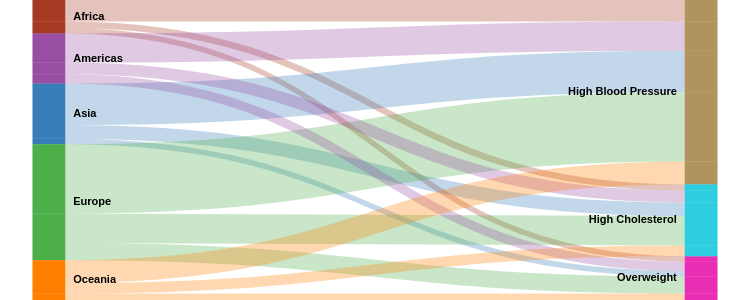

This figure's Vega-Lite source:
### Vega specification from a JSON file in a GitHub repository (floating-point values rounded to 4 significant figures)
{"$schema": "https://vega.github.io/schema/vega/v5.2.json", "height": 300, "width": 750, "data": [{"name": "rawData", "values": [{"key": {"stk1": "Africa", "stk2": "Overweight"}, "doc_count": 18.47}, {"key": {"stk1": "Africa", "stk2": "High Cholesterol"}, "doc_count": 21.34}, {"key": {"stk1": "Africa", "stk2": "High Blood Pressure"}, "doc_count": 71.8}, {"key": {"stk1": "Asia", "stk2": "Overweight"}, "doc_count": 18.18}, {"key": {"stk1": "Asia", "stk2": "High Cholesterol"}, "doc_count": 45.59}, {"key": {"stk1": "Asia", "stk2": "High Blood Pressure"}, "doc_count": 138.5}, {"key": {"stk1": "Europe", "stk2": "Overweight"}, "doc_count": 57.43}, {"key": {"stk1": "Europe", "stk2": "High Cholesterol"}, "doc_count": 98.45}, {"key": {"stk1": "Europe", "stk2": "High Blood Pressure"}, "doc_count": 231.4}, {"key": {"stk1": "Americas", "stk2": "Overweight"}, "doc_count": 30.86}, {"key": {"stk1": "Americas", "stk2": "High Cholesterol"}, "doc_count": 39.15}, {"key": {"stk1": "Americas", "stk2": "High Blood Pressure"}, "doc_count": 97.32}, {"key": {"stk1": "Oceania", "stk2": "Overweight"}, "doc_count": 21.37}, {"key": {"stk1": "Oceania", "stk2": "High Cholesterol"}, "doc_count": 35.42}, {"key": {"stk1": "Oceania", "stk2": "High Blood Pressure"}, "doc_count": 76.09}], "transform": [{"type": "formula", "expr": "datum.key.stk1", "as": "stk1"}, {"type": "formula", "expr": "datum.key.stk2", "as": "stk2"}, {"type": "formula", "expr": "datum.doc_count", "as": "size"}]}, {"name": "nodes", "source": "rawData", "transform": [{"type": "filter", "expr": "!groupSelector || groupSelector.stk1 == datum.stk1 || groupSelector.stk2 == datum.stk2"}, {"type": "formula", "expr": "datum.stk1+datum.stk2", "as": "key"}, {"type": "fold", "fields": ["stk1", "stk2"], "as": ["stack", "grpId"]}, {"type": "formula", "expr": "datum.stack == 'stk1' ? datum.stk1+' '+datum.stk2 : datum.stk2+' '+datum.stk1", "as": "sortField"}, {"type": "stack", "groupby": ["stack"], "sort": {"field": "sortField", "order": "descending"}, "field": "size"}, {"type": "formula", "expr": "(datum.y0+datum.y1)/2", "as": "yc"}]}, {"name": "groups", "source": "nodes", "transform": [{"type": "aggregate", "groupby": ["stack", "grpId"], "fields": ["size"], "ops": ["sum"], "as": ["total"]}, {"type": "stack", "groupby": ["stack"], "sort": {"field": "grpId", "order": "descending"}, "field": "total"}, {"type": "formula", "expr": "scale('y', datum.y0)", "as": "scaledY0"}, {"type": "formula", "expr": "scale('y', datum.y1)", "as": "scaledY1"}, {"type": "formula", "expr": "datum.stack == 'stk1'", "as": "rightLabel"}, {"type": "formula", "expr": "datum.total/domain('y')[1]", "as": "percentage"}]}, {"name": "destinationNodes", "source": "nodes", "transform": [{"type": "filter", "expr": "datum.stack == 'stk2'"}]}, {"name": "edges", "source": "nodes", "transform": [{"type": "filter", "expr": "datum.stack == 'stk1'"}, {"type": "lookup", "from": "destinationNodes", "key": "key", "fields": ["key"], "as": ["target"]}, {"type": "linkpath", "orient": "horizontal", "shape": "diagonal", "sourceY": {"expr": "scale('y', datum.yc)"}, "sourceX": {"expr": "scale('x', 'stk1') + bandwidth('x')"}, "targetY": {"expr": "scale('y', datum.target.yc)"}, "targetX": {"expr": "scale('x', 'stk2')"}}, {"type": "formula", "expr": "range('y')[0]-scale('y', datum.size)", "as": "strokeWidth"}, {"type": "formula", "expr": "datum.size/domain('y')[1]", "as": "percentage"}]}], "scales": [{"name": "x", "type": "band", "range": "width", "domain": ["stk1", "stk2"], "paddingOuter": 0.05, "paddingInner": 0.95}, {"name": "y", "type": "linear", "range": "height", "domain": {"data": "nodes", "field": "y1"}}, {"name": "color", "type": "ordinal", "range": ["#a53922", "#377eb8", "#4daf4a", "#984ea3", "#ff7f00"], "domain": {"data": "rawData", "field": "stk1"}}, {"name": "color2", "type": "ordinal", "range": ["#ea2eb4", "#2ecde0", "#b1935e"], "domain": {"data": "rawData", "field": "stk2"}}, {"name": "stackNames", "type": "ordinal", "range": ["Continent", "Risk Factor"], "domain": ["stk1", "stk2"]}], "axes": [{"orient": "bottom", "scale": "x", "domain": false, "ticks": false, "labels": false, "encode": {"labels": {"update": {"text": {"scale": "stackNames", "field": "value"}}}}}, {"orient": "left", "scale": "y", "domain": false, "ticks": false, "labels": false}], "marks": [{"type": "path", "name": "edgeMark", "from": {"data": "edges"}, "clip": true, "encode": {"update": {"stroke": [{"test": "groupSelector && groupSelector.stack=='stk1'", "scale": "color", "field": "stk2"}, {"scale": "color", "field": "stk1"}], "strokeWidth": {"field": "strokeWidth"}, "path": {"field": "path"}, "strokeOpacity": {"signal": "!groupSelector && (groupHover.stk1 == datum.stk1 || groupHover.stk2 == datum.stk2) ? 0.9 : 0.3"}, "zindex": {"signal": "!groupSelector && (groupHover.stk1 == datum.stk1 || groupHover.stk2 == datum.stk2) ? 1 : 0"}, "tooltip": {"signal": "{'Continent: ': datum.stk1, 'Risk Factor: ': datum.stk2, 'Death Rate (per 100,000 People): ': format(datum.size, ',.2f')}"}}, "hover": {"strokeOpacity": {"value": 1}}}}, {"type": "rect", "name": "groupMark", "from": {"data": "groups"}, "encode": {"enter": {"fill": [{"test": "datum.stack == 'stk1'", "scale": "color", "field": "grpId"}, {"test": "datum.stack == 'stk2'", "scale": "color2", "field": "grpId"}], "width": {"scale": "x", "band": 1}}, "update": {"x": {"scale": "x", "field": "stack"}, "y": {"field": "scaledY0"}, "y2": {"field": "scaledY1"}, "fillOpacity": {"value": 0.6}, "tooltip": {"signal": "datum.grpId + '   ' + format(datum.total, ',.0f') + '   (' + format(datum.percentage, '.1%') + ')'"}}, "hover": {"fillOpacity": {"value": 1}}}}, {"type": "text", "from": {"data": "groups"}, "interactive": false, "encode": {"update": {"x": {"signal": "scale('x', datum.stack) + (datum.rightLabel ? bandwidth('x') + 8 : -8)"}, "yc": {"signal": "(datum.scaledY0 + datum.scaledY1)/2"}, "align": {"signal": "datum.rightLabel ? 'left' : 'right'"}, "baseline": {"value": "middle"}, "fontWeight": {"value": "bold"}, "text": {"signal": "abs(datum.scaledY0-datum.scaledY1) > 13 ? datum.grpId : ''"}}}}, {"type": "group", "data": [{"name": "dataForShowAll", "values": [{}], "transform": [{"type": "filter", "expr": "groupSelector"}]}], "encode": {"enter": {"xc": {"signal": "width/2"}, "y": {"value": 30}, "width": {"value": 80}, "height": {"value": 30}}}, "marks": [{"type": "group", "name": "groupReset", "from": {"data": "dataForShowAll"}, "encode": {"enter": {"cornerRadius": {"value": 6}, "fill": {"value": "#f5f5f5"}, "stroke": {"value": "#c1c1c1"}, "strokeWidth": {"value": 2}, "height": {"field": {"group": "height"}}, "width": {"field": {"group": "width"}}}, "update": {"opacity": {"value": 1}}, "hover": {"opacity": {"value": 0.7}}}, "marks": [{"type": "text", "interactive": false, "encode": {"enter": {"xc": {"field": {"group": "width"}, "mult": 0.5}, "yc": {"field": {"group": "height"}, "mult": 0.5, "offset": 2}, "align": {"value": "center"}, "baseline": {"value": "middle"}, "fontWeight": {"value": "bold"}, "text": {"value": "Show All"}}}}]}]}, {"type": "rect", "from": {"data": "nodes"}, "encode": {"enter": {"width": {"scale": "x", "band": 1}, "x": {"scale": "x", "field": "stack"}, "y": {"field": "y0", "scale": "y"}, "y2": {"field": "y1", "scale": "y"}, "fill": [{"test": "datum.stack == 'stk1'", "scale": "color", "field": "stk1"}, {"test": "datum.stack == 'stk2'", "scale": "color2", "field": "stk2"}]}}}], "signals": [{"name": "groupHover", "value": {}, "on": [{"events": "@groupMark:mouseover", "update": "{stk1:datum.stack=='stk1' && datum.grpId, stk2:datum.stack=='stk2' && datum.grpId}"}, {"events": "mouseout", "update": "{}"}]}, {"name": "groupSelector", "value": false, "on": [{"events": "@groupMark:click!", "update": "{stack:datum.stack, stk1:datum.stack=='stk1' && datum.grpId, stk2:datum.stack=='stk2' && datum.grpId}"}, {"events": [{"type": "click", "markname": "groupReset"}, {"type": "dblclick"}], "update": "false"}]}]}
